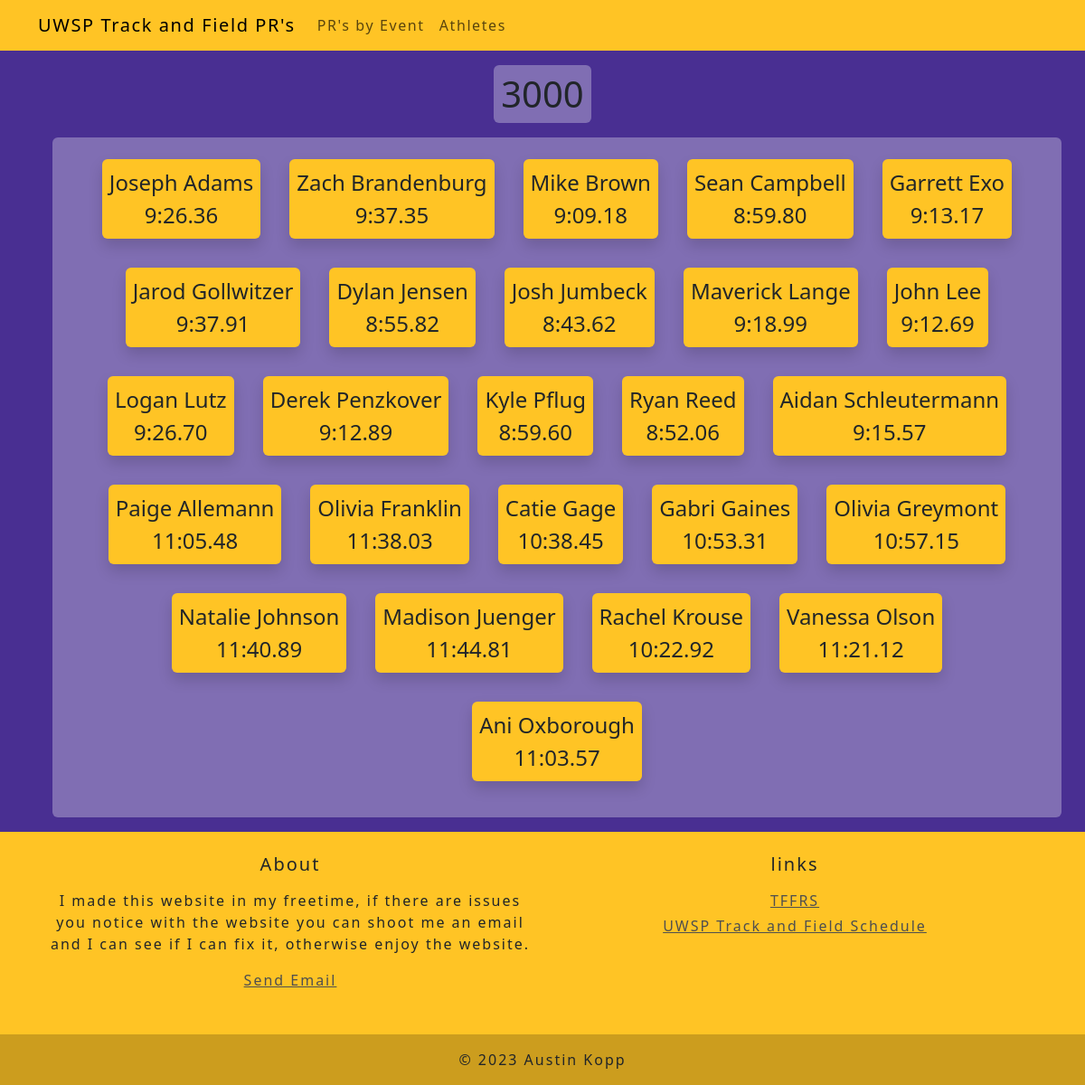
The app's page /events/2, older data.
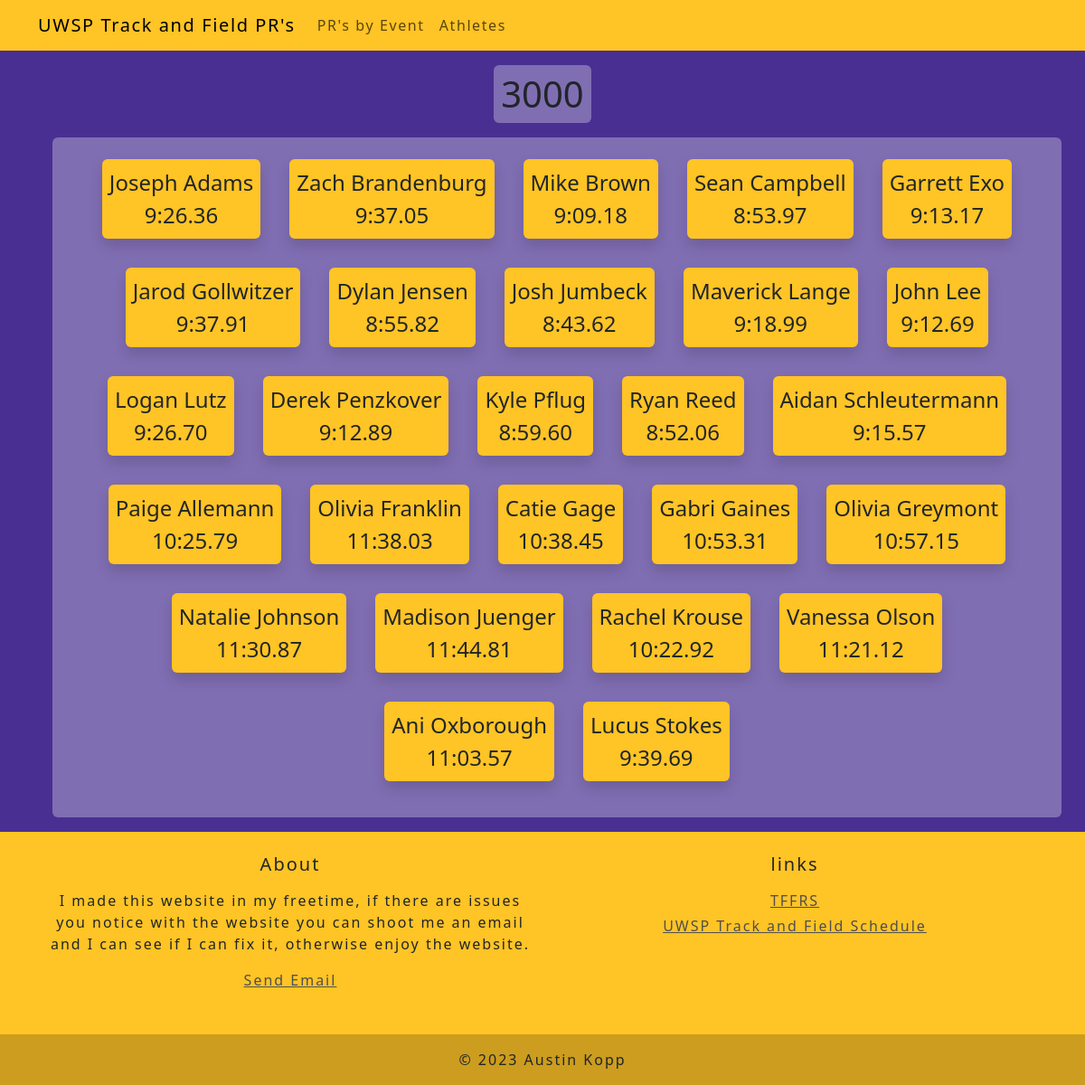
The same page, newer data.
### prs/models.py (models this page shows, shortened)
class Personal_Record(models.Model):
    pr_id = models.AutoField(primary_key=True)
    athlete = models.ForeignKey(Athlete, on_delete=models.CASCADE)
    event = models.ForeignKey(Event, on_delete=models.PROTECT)
    pr = models.CharField(max_length=50)

class Athlete(models.Model):
    athlete_id = models.AutoField(primary_key=True)
    athlete_name = models.CharField(max_length=50)
    tffrs_link_for_athlete = models.CharField(max_length=100)
    def __str__(self):
        return(self.athlete_name)

class Event(models.Model):
    event_id = models.AutoField(primary_key=True)
    event_name = models.CharField(max_length=50)
    def __str__(self):
        return(self.event_name)

### prs/views.py (the view)
# urls.py: path('events/<int:id>', views.event, name='event'),
def event(request, id):
    from prs.models import Event,Personal_Record
    data = Personal_Record.objects.all().filter(event_id=id)
    return render(request, 'prs/event.html', {'data':data})

### prs/templates/prs/event.html
{% extends "base.html" %}
{% block content %}
	<div class = "d-flex justify-content-center">
		<h1 class="p-2 mt-3 mb-0 content w-fit rounded">{{data.0.event}}</h1>
	</div>
	<div class="container p-2 m-3 content rounded">
    <div class="container">
                <div class="list-group d-flex flex-row flex-wrap">
					<ul class = "list-unstyled d-flex justify-content-center align-content-start flex-wrap">
                    {%for each in data%}
						<li class="rounded shadow" id = "listItem"><a href="/athlete/{{each.athlete.athlete_id}}" class="nav-link fs-4">
							{{each.athlete}} <br> {{each.pr}}</a></li>
                    {% endfor %}
					</ul>
            </div>
        </div>
	</div>
{% endblock %}

Row changes from the older to the newer data that the page shows:
changed Personal_Record "Zach Brandenburg": pr "9:37.35" → "9:37.05"
changed Personal_Record "Sean Campbell": pr "8:59.80" → "8:53.97"
changed Personal_Record "Paige Allemann": pr "11:05.48" → "10:25.79"
changed Personal_Record "Natalie Johnson": pr "11:40.89" → "11:30.87"
added Personal_Record: athlete "Lucus Stokes", pr "9:39.69"
